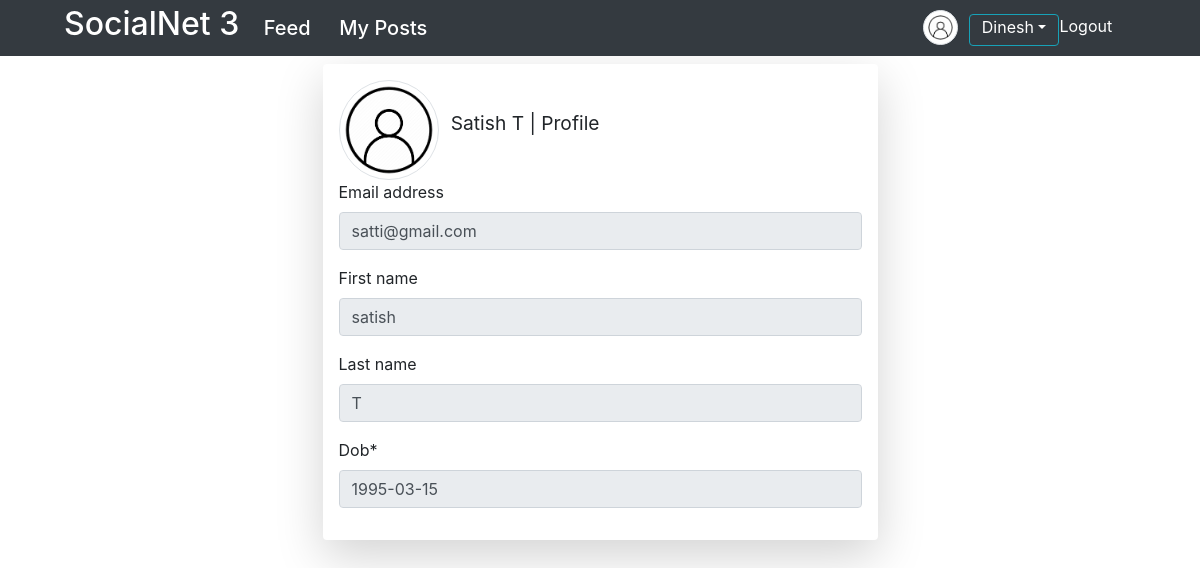
The page /rprofile/5 (signed in) on the database its author committed.
### user/models.py (models this page shows, shortened)
class SnetUser(AbstractUser):
	GENDER_CHOICES = (
			('M','Male'),
			('F','Female'),
			('T','Trans'),
		)
	dob = models.DateField()
	gender = models.CharField(max_length=1, choices=GENDER_CHOICES)

class Profile(models.Model):
	user = models.OneToOneField(SnetUser, on_delete=models.CASCADE)
	p_img = models.ImageField(default='default.png/', upload_to=profile_img_dir)

### user/views.py (the view)
# urls.py: path('rprofile/<int:pk>',user_views.rprofile, name='rprofile'),
def rprofile(request, pk):
	obj = SnetUser.objects.get(pk=pk)
	uform = UserUpdateForm(instance=obj)
	return render(request, 'user/rprofile.html', {'uform':uform, 'obj':obj})

### user/forms.py
class UserUpdateForm(forms.ModelForm):
	class Meta:
		model = SnetUser
		fields = ['email','first_name', 'last_name', 'dob']

### user/templates/user/rprofile.html (shortened to what this page needs)
{% extends 'feed/base.html' %}
{% load crispy_forms_tags %}
{% block body %}
<div class="container">
	<div class="w-50 shadow-lg bg-white p-3 rounded mx-auto mt-2">
		<div class="row">
			<div class="col-md-3">
				<img class="img-thumbnail rounded-circle"  src="{{obj.profile.p_img.url}}" width="100" height="100">
			</div>
			<div class="col-md-6 mt-4 p-1">
				<div class="row">
					<h4><small>{{obj.first_name|capfirst}} {{obj.last_name|capfirst}} | Profile</small></h4>
				</div>
			</div>
		</div>
		<form>
			<fieldset disabled="disabled">
				{{uform|crispy}}
			</fieldset>
		</form>
	</div>
</div>
{% endblock body%}

### feed/templates/feed/base.html (shortened to what this page needs)
<!DOCTYPE html>
<html>
<head>
    <link rel="stylesheet" href="https://stackpath.bootstrapcdn.com/bootstrap/4.4.1/css/bootstrap.min.css">
</head>
<body>
	<div>
		<div class="nav navbar navbar-dark bg-dark pt-0 pb-0">
			<div class="ml-5">
				<a class="navbar-brand text-white" href="{% url 'feed:home' %}"><h2>SocialNet 3</h2></a>
				<a class="navbar-brand text-white h4 p-1" href="{% url 'feed:feed' %}">Feed</a>
				{% if user.is_authenticated %}
					<a class="navbar-brand text-white h4 p-1" href="{% url 'feed:myposts' user.id %}">
						My Posts
					</a>
				{% endif %}
			</div>
			<div class="nav navbar navbar-right mr-5 pt-0 pb-0" >
				{% if user.is_authenticated %}
					<div class="navbar-right row">
						<a class="navbar-brand mr-0 pt-0 pb-0 pr-0 col-md-3" href="{% url 'profile' %}">
							<img class="p-1 img-thumbnail rounded-circle" src="{{user.profile.p_img.url}}" width=35 height=35>
						</a>
						<div class="dropdown col-md-4 mr-0 pl-0 pr-0 ml-1 mt-1">
							<a class="dropdown-toggle h6 text-white btn btn-outline-info pt-0 mb-0" role="button" id="dropdownMenuLink" data-toggle="dropdown" aria-haspopup="true" aria-expanded="false">{{user.first_name|title}}</a>
  						</div>
						<a class="text-white col-md-3 mt-1 mr-0" href="{% url 'logout' %}">Logout</a>
					 </div>
				{% endif %}
			</div>
		</div>
		<div>
			{% block body %}
			{% endblock body%}
		</div>
	</div>
</body>
</html>

### rows shown on the page
SnetUser: profile.p_img (picture), first_name "Dinesh"
SnetUser: profile.p_img (picture), first_name "Satish", last_name "T", email "satti@gmail.com", first_name "satish", dob "1995-03-15"
